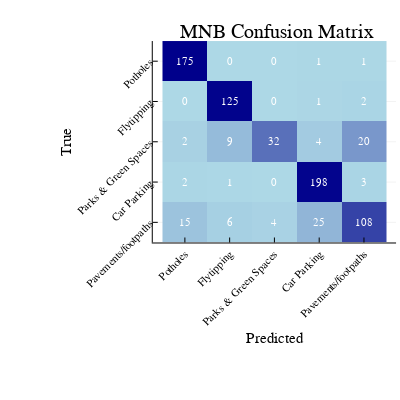
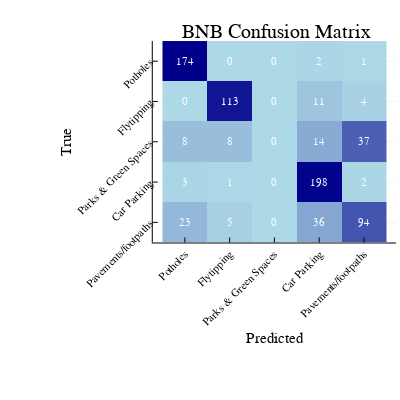

These figures' notebook cell, in order:
### Code cell
using Plots
plotly()
Plots.PlotlyBackend()
p1 = Plots.plot( Classes, Classes, cf_mat_mnb_norm,seriestype = :heatmap, xrotation = 45,yrotation = 45,aspect_ratio = 1,size =[400,400],yflip=true,xaxis = "Predicted", yaxis = "True", c = cgrad.(:blues),colorbar =:none,title = " MNB Confusion Matrix")
[annotate!((j-0.5,i-0.5,Plots.text(string(cf_mat_mnb[i,j]),8,:white))) for i in 1:n_class, j in 1:n_class];
p2 = Plots.plot( Classes, Classes, cf_mat_bnb_norm,seriestype = :heatmap, xrotation = 45,yrotation = 45,aspect_ratio = 1,size =[400,400],yflip=true,xaxis = "Predicted", yaxis = "True", c = cgrad.(:blues),colorbar =:none,title = " BNB Confusion Matrix");
[annotate!((j-0.5,i-0.5,Plots.text(string(cf_mat_bnb[i,j]),8,:white))) for i in 1:n_class, j in 1:n_class];
display(p1)
display(p2)

### Figure 1 — Plotly figure (JSON) as saved in the notebook; plotly's stock layout.template omitted (floating-point values rounded to 4 significant figures)
{"data": [{"colorbar": {"title": ""}, "colorscale": [[0, "rgba(173, 216, 230, 1.000)"], [1, "rgba(0, 0, 139, 1.000)"]], "hoverinfo": "none", "name": "y1", "showlegend": false, "showscale": false, "type": "heatmap", "x": [0, 1, 2, 3, 4, 5], "xaxis": "x1", "y": [0, 1, 2, 3, 4, 5], "yaxis": "y1", "z": [[0.9887, 0, 0, 0.00565, 0.00565], [0, 0.9766, 0, 0.007812, 0.01562], [0.02985, 0.1343, 0.4776, 0.0597, 0.2985], [0.009804, 0.004902, 0, 0.9706, 0.01471], [0.09494, 0.03797, 0.02532, 0.1582, 0.6835]], "zmax": 0.9887, "zmin": 0}], "layout": {"annotations": [{"font": {"color": "rgba(0, 0, 0, 1.000)", "family": "sans-serif", "size": 20}, "rotation": 0, "showarrow": false, "text": " MNB Confusion Matrix", "x": 0.6861, "xanchor": "center", "xref": "paper", "y": 1, "yanchor": "top", "yref": "paper"}, {"font": {"color": "rgba(255, 255, 255, 1.000)", "family": "sans-serif", "size": 11}, "rotation": 0, "showarrow": false, "text": "175", "x": 0.5, "xanchor": "center", "xref": "x", "y": 0.5, "yanchor": "middle", "yref": "y"}, {"font": {"color": "rgba(255, 255, 255, 1.000)", "family": "sans-serif", "size": 11}, "rotation": 0, "showarrow": false, "text": "0", "x": 0.5, "xanchor": "center", "xref": "x", "y": 1.5, "yanchor": "middle", "yref": "y"}, {"font": {"color": "rgba(255, 255, 255, 1.000)", "family": "sans-serif", "size": 11}, "rotation": 0, "showarrow": false, "text": "2", "x": 0.5, "xanchor": "center", "xref": "x", "y": 2.5, "yanchor": "middle", "yref": "y"}, {"font": {"color": "rgba(255, 255, 255, 1.000)", "family": "sans-serif", "size": 11}, "rotation": 0, "showarrow": false, "text": "2", "x": 0.5, "xanchor": "center", "xref": "x", "y": 3.5, "yanchor": "middle", "yref": "y"}, {"font": {"color": "rgba(255, 255, 255, 1.000)", "family": "sans-serif", "size": 11}, "rotation": 0, "showarrow": false, "text": "15", "x": 0.5, "xanchor": "center", "xref": "x", "y": 4.5, "yanchor": "middle", "yref": "y"}, {"font": {"color": "rgba(255, 255, 255, 1.000)", "family": "sans-serif", "size": 11}, "rotation": 0, "showarrow": false, "text": "0", "x": 1.5, "xanchor": "center", "xref": "x", "y": 0.5, "yanchor": "middle", "yref": "y"}, {"font": {"color": "rgba(255, 255, 255, 1.000)", "family": "sans-serif", "size": 11}, "rotation": 0, "showarrow": false, "text": "125", "x": 1.5, "xanchor": "center", "xref": "x", "y": 1.5, "yanchor": "middle", "yref": "y"}, {"font": {"color": "rgba(255, 255, 255, 1.000)", "family": "sans-serif", "size": 11}, "rotation": 0, "showarrow": false, "text": "9", "x": 1.5, "xanchor": "center", "xref": "x", "y": 2.5, "yanchor": "middle", "yref": "y"}, {"font": {"color": "rgba(255, 255, 255, 1.000)", "family": "sans-serif", "size": 11}, "rotation": 0, "showarrow": false, "text": "1", "x": 1.5, "xanchor": "center", "xref": "x", "y": 3.5, "yanchor": "middle", "yref": "y"}, {"font": {"color": "rgba(255, 255, 255, 1.000)", "family": "sans-serif", "size": 11}, "rotation": 0, "showarrow": false, "text": "6", "x": 1.5, "xanchor": "center", "xref": "x", "y": 4.5, "yanchor": "middle", "yref": "y"}, {"font": {"color": "rgba(255, 255, 255, 1.000)", "family": "sans-serif", "size": 11}, "rotation": 0, "showarrow": false, "text": "0", "x": 2.5, "xanchor": "center", "xref": "x", "y": 0.5, "yanchor": "middle", "yref": "y"}, {"font": {"color": "rgba(255, 255, 255, 1.000)", "family": "sans-serif", "size": 11}, "rotation": 0, "showarrow": false, "text": "0", "x": 2.5, "xanchor": "center", "xref": "x", "y": 1.5, "yanchor": "middle", "yref": "y"}, {"font": {"color": "rgba(255, 255, 255, 1.000)", "family": "sans-serif", "size": 11}, "rotation": 0, "showarrow": false, "text": "32", "x": 2.5, "xanchor": "center", "xref": "x", "y": 2.5, "yanchor": "middle", "yref": "y"}, {"font": {"color": "rgba(255, 255, 255, 1.000)", "family": "sans-serif", "size": 11}, "rotation": 0, "showarrow": false, "text": "0", "x": 2.5, "xanchor": "center", "xref": "x", "y": 3.5, "yanchor": "middle", "yref": "y"}, {"font": {"color": "rgba(255, 255, 255, 1.000)", "family": "sans-serif", "size": 11}, "rotation": 0, "showarrow": false, "text": "4", "x": 2.5, "xanchor": "center", "xref": "x", "y": 4.5, "yanchor": "middle", "yref": "y"}, {"font": {"color": "rgba(255, 255, 255, 1.000)", "family": "sans-serif", "size": 11}, "rotation": 0, "showarrow": false, "text": "1", "x": 3.5, "xanchor": "center", "xref": "x", "y": 0.5, "yanchor": "middle", "yref": "y"}, {"font": {"color": "rgba(255, 255, 255, 1.000)", "family": "sans-serif", "size": 11}, "rotation": 0, "showarrow": false, "text": "1", "x": 3.5, "xanchor": "center", "xref": "x", "y": 1.5, "yanchor": "middle", "yref": "y"}, {"font": {"color": "rgba(255, 255, 255, 1.000)", "family": "sans-serif", "size": 11}, "rotation": 0, "showarrow": false, "text": "4", "x": 3.5, "xanchor": "center", "xref": "x", "y": 2.5, "yanchor": "middle", "yref": "y"}, {"font": {"color": "rgba(255, 255, 255, 1.000)", "family": "sans-serif", "size": 11}, "rotation": 0, "showarrow": false, "text": "198", "x": 3.5, "xanchor": "center", "xref": "x", "y": 3.5, "yanchor": "middle", "yref": "y"}, {"font": {"color": "rgba(255, 255, 255, 1.000)", "family": "sans-serif", "size": 11}, "rotation": 0, "showarrow": false, "text": "25", "x": 3.5, "xanchor": "center", "xref": "x", "y": 4.5, "yanchor": "middle", "yref": "y"}, {"font": {"color": "rgba(255, 255, 255, 1.000)", "family": "sans-serif", "size": 11}, "rotation": 0, "showarrow": false, "text": "1", "x": 4.5, "xanchor": "center", "xref": "x", "y": 0.5, "yanchor": "middle", "yref": "y"}, {"font": {"color": "rgba(255, 255, 255, 1.000)", "family": "sans-serif", "size": 11}, "rotation": 0, "showarrow": false, "text": "2", "x": 4.5, "xanchor": "center", "xref": "x", "y": 1.5, "yanchor": "middle", "yref": "y"}, {"font": {"color": "rgba(255, 255, 255, 1.000)", "family": "sans-serif", "size": 11}, "rotation": 0, "showarrow": false, "text": "20", "x": 4.5, "xanchor": "center", "xref": "x", "y": 2.5, "yanchor": "middle", "yref": "y"}, {"font": {"color": "rgba(255, 255, 255, 1.000)", "family": "sans-serif", "size": 11}, "rotation": 0, "showarrow": false, "text": "3", "x": 4.5, "xanchor": "center", "xref": "x", "y": 3.5, "yanchor": "middle", "yref": "y"}, {"font": {"color": "rgba(255, 255, 255, 1.000)", "family": "sans-serif", "size": 11}, "rotation": 0, "showarrow": false, "text": "108", "x": 4.5, "xanchor": "center", "xref": "x", "y": 4.5, "yanchor": "middle", "yref": "y"}], "height": 400, "legend": {"bgcolor": "rgba(255, 255, 255, 1.000)", "bordercolor": "rgba(0, 0, 0, 1.000)", "borderwidth": 1, "font": {"color": "rgba(0, 0, 0, 1.000)", "family": "sans-serif", "size": 11}, "tracegroupgap": 0, "traceorder": "normal", "x": 1.02, "xanchor": "auto", "y": 1, "yanchor": "auto"}, "margin": {"b": 20, "l": 0, "r": 0, "t": 20}, "paper_bgcolor": "rgba(255, 255, 255, 1.000)", "plot_bgcolor": "rgba(255, 255, 255, 1.000)", "showlegend": true, "width": 400, "xaxis": {"anchor": "y1", "domain": [0.3819, 0.9902], "gridcolor": "rgba(0, 0, 0, 0.100)", "gridwidth": 0.5, "linecolor": "rgba(0, 0, 0, 1.000)", "mirror": false, "range": [-0.2172, 5.217], "showgrid": true, "showline": true, "showticklabels": true, "tickangle": -45, "tickcolor": "rgb(0, 0, 0)", "tickfont": {"color": "rgba(0, 0, 0, 1.000)", "family": "sans-serif", "size": 11}, "tickmode": "array", "ticks": "inside", "ticktext": ["Potholes", "Flytipping", "Parks & Green Spaces", "Car Parking", "Pavements/footpaths"], "tickvals": [0.5, 1.5, 2.5, 3.5, 4.5], "title": "Predicted", "titlefont": {"color": "rgba(0, 0, 0, 1.000)", "family": "sans-serif", "size": 15}, "type": "-", "visible": true, "zeroline": false, "zerolinecolor": "rgba(0, 0, 0, 1.000)"}, "yaxis": {"anchor": "x1", "domain": [0.3819, 0.9415], "gridcolor": "rgba(0, 0, 0, 0.100)", "gridwidth": 0.5, "linecolor": "rgba(0, 0, 0, 1.000)", "mirror": false, "range": [5, 0], "showgrid": true, "showline": true, "showticklabels": true, "tickangle": -45, "tickcolor": "rgb(0, 0, 0)", "tickfont": {"color": "rgba(0, 0, 0, 1.000)", "family": "sans-serif", "size": 11}, "tickmode": "array", "ticks": "inside", "ticktext": ["Potholes", "Flytipping", "Parks & Green Spaces", "Car Parking", "Pavements/footpaths"], "tickvals": [0.5, 1.5, 2.5, 3.5, 4.5], "title": "True", "titlefont": {"color": "rgba(0, 0, 0, 1.000)", "family": "sans-serif", "size": 15}, "type": "-", "visible": true, "zeroline": false, "zerolinecolor": "rgba(0, 0, 0, 1.000)"}}}

### Figure 2 — Plotly figure (JSON) as saved in the notebook; plotly's stock layout.template omitted (floating-point values rounded to 4 significant figures)
{"data": [{"colorbar": {"title": ""}, "colorscale": [[0, "rgba(173, 216, 230, 1.000)"], [1, "rgba(0, 0, 139, 1.000)"]], "hoverinfo": "none", "name": "y1", "showlegend": false, "showscale": false, "type": "heatmap", "x": [0, 1, 2, 3, 4, 5], "xaxis": "x1", "y": [0, 1, 2, 3, 4, 5], "yaxis": "y1", "z": [[0.9831, 0, 0, 0.0113, 0.00565], [0, 0.8828, 0, 0.08594, 0.03125], [0.1194, 0.1194, 0, 0.209, 0.5522], [0.01471, 0.004902, 0, 0.9706, 0.009804], [0.1456, 0.03165, 0, 0.2278, 0.5949]], "zmax": 0.9831, "zmin": 0}], "layout": {"annotations": [{"font": {"color": "rgba(0, 0, 0, 1.000)", "family": "sans-serif", "size": 20}, "rotation": 0, "showarrow": false, "text": " BNB Confusion Matrix", "x": 0.6861, "xanchor": "center", "xref": "paper", "y": 1, "yanchor": "top", "yref": "paper"}, {"font": {"color": "rgba(255, 255, 255, 1.000)", "family": "sans-serif", "size": 11}, "rotation": 0, "showarrow": false, "text": "174", "x": 0.5, "xanchor": "center", "xref": "x", "y": 0.5, "yanchor": "middle", "yref": "y"}, {"font": {"color": "rgba(255, 255, 255, 1.000)", "family": "sans-serif", "size": 11}, "rotation": 0, "showarrow": false, "text": "0", "x": 0.5, "xanchor": "center", "xref": "x", "y": 1.5, "yanchor": "middle", "yref": "y"}, {"font": {"color": "rgba(255, 255, 255, 1.000)", "family": "sans-serif", "size": 11}, "rotation": 0, "showarrow": false, "text": "8", "x": 0.5, "xanchor": "center", "xref": "x", "y": 2.5, "yanchor": "middle", "yref": "y"}, {"font": {"color": "rgba(255, 255, 255, 1.000)", "family": "sans-serif", "size": 11}, "rotation": 0, "showarrow": false, "text": "3", "x": 0.5, "xanchor": "center", "xref": "x", "y": 3.5, "yanchor": "middle", "yref": "y"}, {"font": {"color": "rgba(255, 255, 255, 1.000)", "family": "sans-serif", "size": 11}, "rotation": 0, "showarrow": false, "text": "23", "x": 0.5, "xanchor": "center", "xref": "x", "y": 4.5, "yanchor": "middle", "yref": "y"}, {"font": {"color": "rgba(255, 255, 255, 1.000)", "family": "sans-serif", "size": 11}, "rotation": 0, "showarrow": false, "text": "0", "x": 1.5, "xanchor": "center", "xref": "x", "y": 0.5, "yanchor": "middle", "yref": "y"}, {"font": {"color": "rgba(255, 255, 255, 1.000)", "family": "sans-serif", "size": 11}, "rotation": 0, "showarrow": false, "text": "113", "x": 1.5, "xanchor": "center", "xref": "x", "y": 1.5, "yanchor": "middle", "yref": "y"}, {"font": {"color": "rgba(255, 255, 255, 1.000)", "family": "sans-serif", "size": 11}, "rotation": 0, "showarrow": false, "text": "8", "x": 1.5, "xanchor": "center", "xref": "x", "y": 2.5, "yanchor": "middle", "yref": "y"}, {"font": {"color": "rgba(255, 255, 255, 1.000)", "family": "sans-serif", "size": 11}, "rotation": 0, "showarrow": false, "text": "1", "x": 1.5, "xanchor": "center", "xref": "x", "y": 3.5, "yanchor": "middle", "yref": "y"}, {"font": {"color": "rgba(255, 255, 255, 1.000)", "family": "sans-serif", "size": 11}, "rotation": 0, "showarrow": false, "text": "5", "x": 1.5, "xanchor": "center", "xref": "x", "y": 4.5, "yanchor": "middle", "yref": "y"}, {"font": {"color": "rgba(255, 255, 255, 1.000)", "family": "sans-serif", "size": 11}, "rotation": 0, "showarrow": false, "text": "0", "x": 2.5, "xanchor": "center", "xref": "x", "y": 0.5, "yanchor": "middle", "yref": "y"}, {"font": {"color": "rgba(255, 255, 255, 1.000)", "family": "sans-serif", "size": 11}, "rotation": 0, "showarrow": false, "text": "0", "x": 2.5, "xanchor": "center", "xref": "x", "y": 1.5, "yanchor": "middle", "yref": "y"}, {"font": {"color": "rgba(255, 255, 255, 1.000)", "family": "sans-serif", "size": 11}, "rotation": 0, "showarrow": false, "text": "0", "x": 2.5, "xanchor": "center", "xref": "x", "y": 2.5, "yanchor": "middle", "yref": "y"}, {"font": {"color": "rgba(255, 255, 255, 1.000)", "family": "sans-serif", "size": 11}, "rotation": 0, "showarrow": false, "text": "0", "x": 2.5, "xanchor": "center", "xref": "x", "y": 3.5, "yanchor": "middle", "yref": "y"}, {"font": {"color": "rgba(255, 255, 255, 1.000)", "family": "sans-serif", "size": 11}, "rotation": 0, "showarrow": false, "text": "0", "x": 2.5, "xanchor": "center", "xref": "x", "y": 4.5, "yanchor": "middle", "yref": "y"}, {"font": {"color": "rgba(255, 255, 255, 1.000)", "family": "sans-serif", "size": 11}, "rotation": 0, "showarrow": false, "text": "2", "x": 3.5, "xanchor": "center", "xref": "x", "y": 0.5, "yanchor": "middle", "yref": "y"}, {"font": {"color": "rgba(255, 255, 255, 1.000)", "family": "sans-serif", "size": 11}, "rotation": 0, "showarrow": false, "text": "11", "x": 3.5, "xanchor": "center", "xref": "x", "y": 1.5, "yanchor": "middle", "yref": "y"}, {"font": {"color": "rgba(255, 255, 255, 1.000)", "family": "sans-serif", "size": 11}, "rotation": 0, "showarrow": false, "text": "14", "x": 3.5, "xanchor": "center", "xref": "x", "y": 2.5, "yanchor": "middle", "yref": "y"}, {"font": {"color": "rgba(255, 255, 255, 1.000)", "family": "sans-serif", "size": 11}, "rotation": 0, "showarrow": false, "text": "198", "x": 3.5, "xanchor": "center", "xref": "x", "y": 3.5, "yanchor": "middle", "yref": "y"}, {"font": {"color": "rgba(255, 255, 255, 1.000)", "family": "sans-serif", "size": 11}, "rotation": 0, "showarrow": false, "text": "36", "x": 3.5, "xanchor": "center", "xref": "x", "y": 4.5, "yanchor": "middle", "yref": "y"}, {"font": {"color": "rgba(255, 255, 255, 1.000)", "family": "sans-serif", "size": 11}, "rotation": 0, "showarrow": false, "text": "1", "x": 4.5, "xanchor": "center", "xref": "x", "y": 0.5, "yanchor": "middle", "yref": "y"}, {"font": {"color": "rgba(255, 255, 255, 1.000)", "family": "sans-serif", "size": 11}, "rotation": 0, "showarrow": false, "text": "4", "x": 4.5, "xanchor": "center", "xref": "x", "y": 1.5, "yanchor": "middle", "yref": "y"}, {"font": {"color": "rgba(255, 255, 255, 1.000)", "family": "sans-serif", "size": 11}, "rotation": 0, "showarrow": false, "text": "37", "x": 4.5, "xanchor": "center", "xref": "x", "y": 2.5, "yanchor": "middle", "yref": "y"}, {"font": {"color": "rgba(255, 255, 255, 1.000)", "family": "sans-serif", "size": 11}, "rotation": 0, "showarrow": false, "text": "2", "x": 4.5, "xanchor": "center", "xref": "x", "y": 3.5, "yanchor": "middle", "yref": "y"}, {"font": {"color": "rgba(255, 255, 255, 1.000)", "family": "sans-serif", "size": 11}, "rotation": 0, "showarrow": false, "text": "94", "x": 4.5, "xanchor": "center", "xref": "x", "y": 4.5, "yanchor": "middle", "yref": "y"}], "height": 400, "legend": {"bgcolor": "rgba(255, 255, 255, 1.000)", "bordercolor": "rgba(0, 0, 0, 1.000)", "borderwidth": 1, "font": {"color": "rgba(0, 0, 0, 1.000)", "family": "sans-serif", "size": 11}, "tracegroupgap": 0, "traceorder": "normal", "x": 1.02, "xanchor": "auto", "y": 1, "yanchor": "auto"}, "margin": {"b": 20, "l": 0, "r": 0, "t": 20}, "paper_bgcolor": "rgba(255, 255, 255, 1.000)", "plot_bgcolor": "rgba(255, 255, 255, 1.000)", "showlegend": true, "width": 400, "xaxis": {"anchor": "y1", "domain": [0.3819, 0.9902], "gridcolor": "rgba(0, 0, 0, 0.100)", "gridwidth": 0.5, "linecolor": "rgba(0, 0, 0, 1.000)", "mirror": false, "range": [-0.2172, 5.217], "showgrid": true, "showline": true, "showticklabels": true, "tickangle": -45, "tickcolor": "rgb(0, 0, 0)", "tickfont": {"color": "rgba(0, 0, 0, 1.000)", "family": "sans-serif", "size": 11}, "tickmode": "array", "ticks": "inside", "ticktext": ["Potholes", "Flytipping", "Parks & Green Spaces", "Car Parking", "Pavements/footpaths"], "tickvals": [0.5, 1.5, 2.5, 3.5, 4.5], "title": "Predicted", "titlefont": {"color": "rgba(0, 0, 0, 1.000)", "family": "sans-serif", "size": 15}, "type": "-", "visible": true, "zeroline": false, "zerolinecolor": "rgba(0, 0, 0, 1.000)"}, "yaxis": {"anchor": "x1", "domain": [0.3819, 0.9415], "gridcolor": "rgba(0, 0, 0, 0.100)", "gridwidth": 0.5, "linecolor": "rgba(0, 0, 0, 1.000)", "mirror": false, "range": [5, 0], "showgrid": true, "showline": true, "showticklabels": true, "tickangle": -45, "tickcolor": "rgb(0, 0, 0)", "tickfont": {"color": "rgba(0, 0, 0, 1.000)", "family": "sans-serif", "size": 11}, "tickmode": "array", "ticks": "inside", "ticktext": ["Potholes", "Flytipping", "Parks & Green Spaces", "Car Parking", "Pavements/footpaths"], "tickvals": [0.5, 1.5, 2.5, 3.5, 4.5], "title": "True", "titlefont": {"color": "rgba(0, 0, 0, 1.000)", "family": "sans-serif", "size": 15}, "type": "-", "visible": true, "zeroline": false, "zerolinecolor": "rgba(0, 0, 0, 1.000)"}}}
